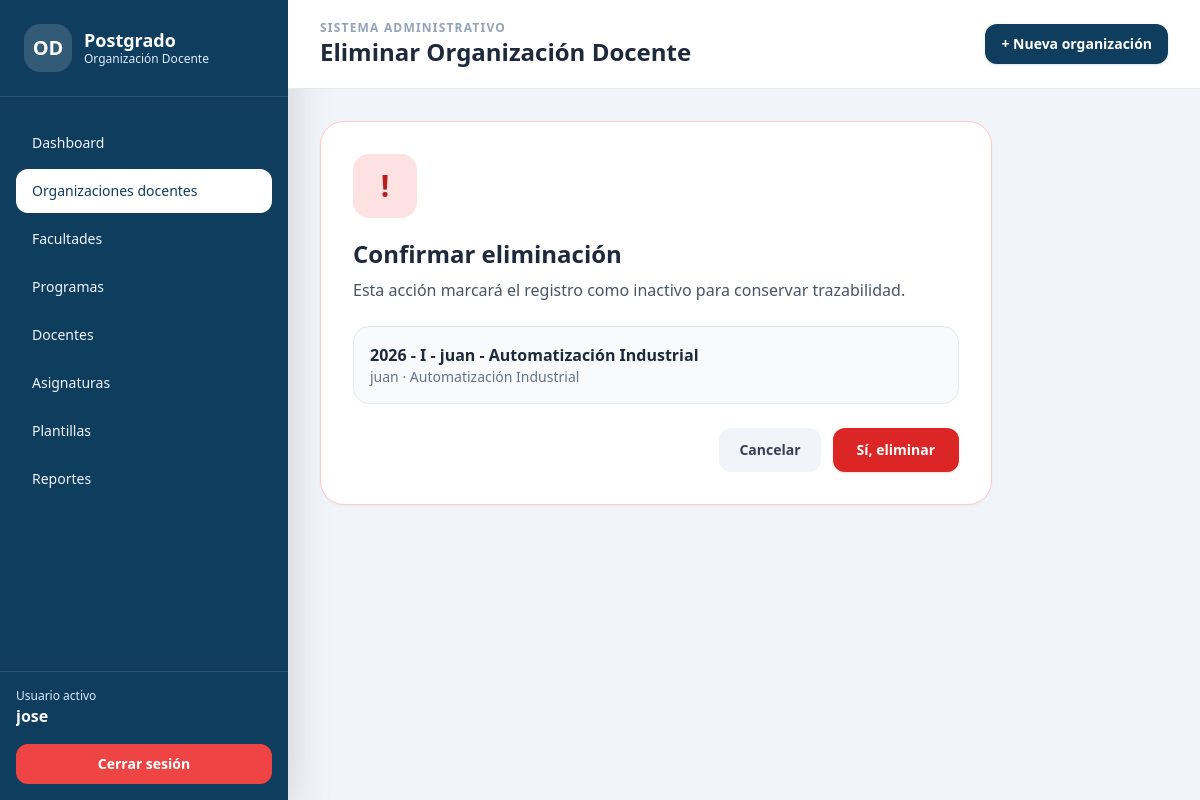
/organizaciones/3/eliminar/ (signed in), run on an earlier commit of the app's database.
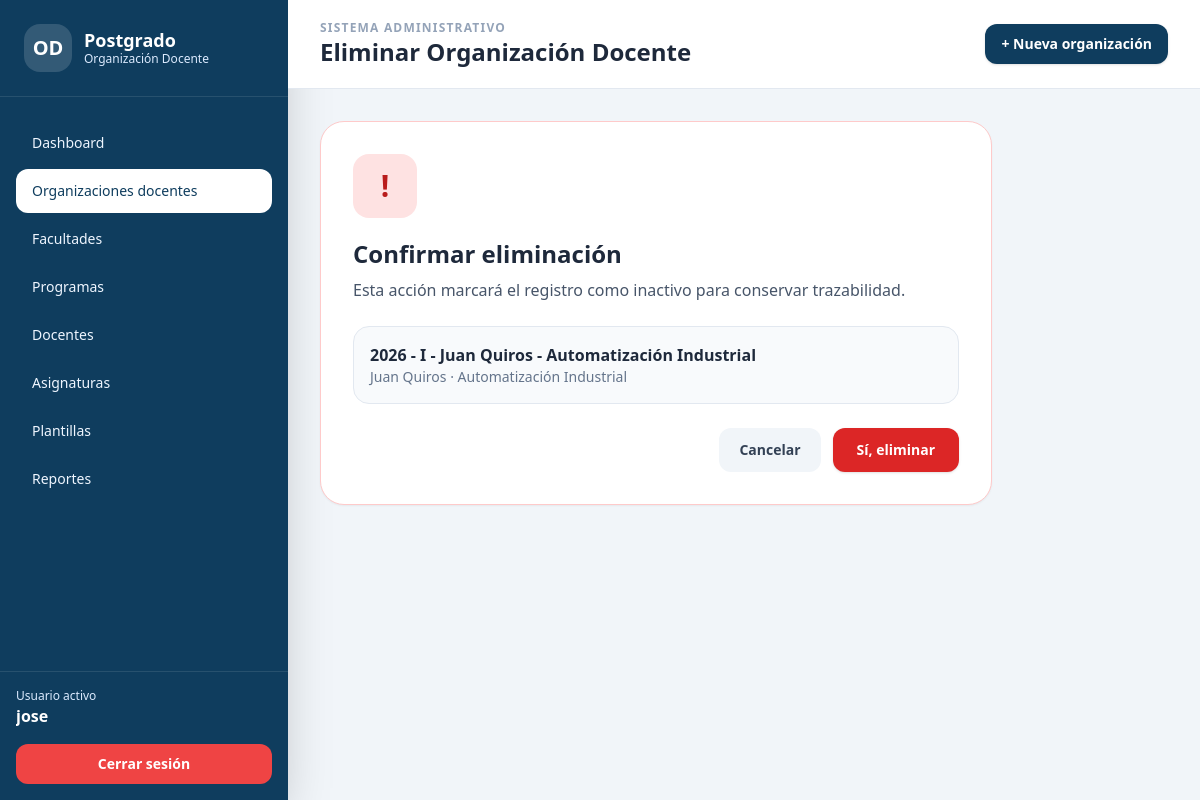
And on a later commit of the database.
### organizacion_docente/models.py (models this page shows, shortened)
class ModeloBase(models.Model):
    creado_en = models.DateTimeField(auto_now_add=True)
    actualizado_en = models.DateTimeField(auto_now=True)
    class Meta:
        abstract = True

class OrganizacionDocente(ModeloBase):
    SEMESTRE_CHOICES = [
        ("I", "I Semestre"),
        ("II", "II Semestre"),
        ("VERANO", "Verano"),
        ("ESPECIAL", "Periodo Especial"),
        ("C1", "I Cuatrimestre"),
        ("C2", "II Cuatrimestre"),
        ("C3", "III Cuatrimestre"),
    ]
    ESTADO_INFORME_PROGRAMA_CHOICES = [
        ("", "No incluir en informe"),
        ("CONTINUA", "Programa que continúa"),
        ("CULMINADO", "Programa culminado"),
        ("INICIADO", "Programa que inició"),
    ]
    numero_pago = models.CharField(
        max_length=50,
        blank=True,
        null=True,
        verbose_name="Número de pago"
    )
    docente = models.ForeignKey(
        Docente,
        on_delete=models.PROTECT,
        related_name="organizaciones",
        verbose_name="Docente"
    )
    cedula_docente = models.CharField(
        max_length=50,
        blank=True,
        null=True,
        verbose_name="Cédula del docente"
    )
    anio = models.PositiveIntegerField(
        verbose_name="Año académico"
    )
    semestre = models.CharField(
        max_length=20,
        choices=SEMESTRE_CHOICES,
        verbose_name="Semestre"
    )
    facultad = models.ForeignKey(
        Facultad,
        on_delete=models.PROTECT,
        related_name="organizaciones",
        verbose_name="Facultad"
    )
    programa = models.ForeignKey(
        ProgramaPostgrado,
        on_delete=models.PROTECT,
        related_name="organizaciones",
        verbose_name="Programa de postgrado"
    )
    grupo_aula = models.CharField(
        max_length=100,
        verbose_name="Grupo / Aula"
    )
    asignatura = models.ForeignKey(
        Asignatura,
        on_delete=models.PROTECT,
        related_name="organizaciones",
        verbose_name="Asignatura"
    )
    codigo_asignatura = models.CharField(
        max_length=50,
        blank=True,
        null=True,
        verbose_name="Código de asignatura"
    )
    codigo_horario = models.CharField(
        max_length=50,
        blank=True,
        null=True,
        verbose_name="Código de horario"
    )
    total_horas = models.DecimalField(
        max_digits=8,
        decimal_places=2,
        default=Decimal("0.00"),
        verbose_name="Total de horas"
    )
    fechas_clases = models.TextField(
        blank=True,
        null=True,
        verbose_name="Fechas de clases",
        help_text="Puede escribir las fechas separadas por coma, rango o descripción."
    )
    horario = models.TextField(
        blank=True,
        null=True,
        verbose_name="Horario"
    )
    fecha_matricula = models.DateField(
        blank=True,
        null=True,
        verbose_name="Fecha de matrícula"
    )
    fecha_matricula_texto = models.CharField(
        "Fecha de matrícula texto",
        max_length=255,
        blank=True,
        help_text="Ejemplo: 16 y 17 de junio, 2026",
    )
    primer_pago_texto = models.CharField(
        "Primer pago / Primer tercio",
        max_length=255,
        blank=True,
        help_text="Ejemplo: Del 17 al 30 de junio de 2026",
    )
    segundo_pago_texto = models.CharField(
        "Segundo pago / Segundo tercio",
        max_length=255,
        blank=True,
        help_text="Ejemplo: Del 1 al 15 de julio de 2026",
    )
    tercer_pago_texto = models.CharField(
        "Tercer pago / Tercer tercio",
        max_length=255,
        blank=True,
        help_text="Ejemplo: Del 16 al 27 de julio de 2026",
    )
    retiro_inclusion_texto = models.CharField(
        "Retiro/Inclusión de asignaturas",
        max_length=255,
        blank=True,
        help_text="Ejemplo: Del 22 al 28 de junio de 2026",
    )
    retiro_fuera_texto = models.CharField(
        "Retiro fuera del periodo",
        max_length=255,
        blank=True,
        help_text="Ejemplo: Del 29 de junio al 24 de julio de 2026",
    )
    cantidad_estudiantes_matriculados = models.PositiveIntegerField(
        default=0,
        verbose_name="Cantidad de estudiantes matriculados"
    )
    total_creditos = models.DecimalField(
        max_digits=6,
        decimal_places=2,
        default=Decimal("0.00"),
        verbose_name="Total de créditos"
    )
    total_laboratorio = models.DecimalField(
        max_digits=8,
        decimal_places=2,
        default=Decimal("0.00"),
        verbose_name="Total laboratorio"
    )
    total_no_exonerados = models.PositiveIntegerField(
        default=0,
        verbose_name="Total no exonerados"
    )
    cantidad_exoneracion_50 = models.PositiveIntegerField(
        default=0,
        verbose_name="Cantidad de estudiantes con exoneración del 50%"
    )
    cantidad_exoneracion_25 = models.PositiveIntegerField(
        default=0,
        verbose_name="Cantidad de estudiantes con exoneración del 25%"
    )
    ingreso_laboratorio = models.DecimalField(
        max_digits=12,
        decimal_places=2,
        default=Decimal("0.00"),
        verbose_name="Ingreso por laboratorio B/."
    )
    total_ingresos = models.DecimalField(
        max_digits=12,
        decimal_places=2,
        default=Decimal("0.00"),
        verbose_name="Total de ingresos"
    )
    pago_docente = models.DecimalField(
        max_digits=12,
        decimal_places=2,
        default=Decimal("0.00"),
        verbose_name="Pago del docente B/."
    )
    utilidad_neta = models.DecimalField(
        max_digits=12,
        decimal_places=2,
        default=Decimal("0.00"),
        verbose_name="Utilidad neta"
    )
    incluir_en_informe_programas = models.BooleanField(
        "Incluir en informe de programas",
        default=False,
        help_text="Marca esta opción si esta organización debe aparecer en el informe anual de programas.",
    )
    estado_informe_programa = models.CharField(
        "Estado del programa en el informe",
        max_length=20,
        choices=ESTADO_INFORME_PROGRAMA_CHOICES,
        blank=True,
        default="",
        help_text="Indica si el programa continúa, inició o culminó en el año del informe.",
    )
    matriculados_inicio_programa = models.PositiveIntegerField(
        "Matriculados al inicio del programa",
        null=True,
        blank=True,
        help_text="Ejemplo: cantidad de estudiantes con la que inició el grupo o cohorte.",
    )
    matriculados_actuales_programa = models.PositiveIntegerField(
        "Matriculados actualmente",
        null=True,
        blank=True,
        help_text="Si se deja vacío, se puede usar la cantidad de estudiantes matriculados de la organización docente.",
    )
    periodo_inicio_programa = models.CharField(
        "Periodo de inicio del programa",
        max_length=20,
        choices=SEMESTRE_CHOICES,
        blank=True,
        help_text="Periodo académico en que inició el programa o cohorte.",
    )
    periodo_finalizacion_programa = models.CharField(
        "Periodo de finalización del programa",
        max_length=20,
        choices=SEMESTRE_CHOICES,
        blank=True,
        help_text="Periodo académico estimado o real de finalización del programa.",
    )
    inicio_texto_programa = models.CharField(
        "Inicio texto para informe",
        max_length=255,
        blank=True,
        help_text="Ejemplo: I Semestre, 2025 (Mayo, 2025)",
    )
    finaliza_texto_programa = models.CharField(
        "Finaliza texto para informe",
        max_length=255,
        blank=True,
        help_text="Ejemplo: Verano, 2027 (Enero - Abril, 2027)",
    )
    observacion_informe_programa = models.CharField(
        "Observación para informe",
        max_length=255,
        blank=True,
        help_text="Ejemplo: ACTIVO, CULMINÓ, ACTIVO AL 2026",
    )
    observaciones = models.TextField(
        blank=True,
        null=True,
        verbose_name="Observaciones"
    )
    activo = models.BooleanField(
        default=True,
        verbose_name="Activo"
    )
    class Meta:
        verbose_name = "Organización Docente"
        verbose_name_plural = "Organizaciones Docentes"
        ordering = ["-anio", "semestre", "facultad__nombre", "programa__nombre"]
        indexes = [
            models.Index(fields=["anio", "semestre"]),
            models.Index(fields=["numero_pago"]),
            models.Index(fields=["cedula_docente"]),
        ]
    def __str__(self):
        return f"{self.anio} - {self.semestre} - {self.docente.nombre_completo} - {self.asignatura.nombre}"

class Docente(ModeloBase):
    facultad = models.ForeignKey(
        Facultad,
        on_delete=models.SET_NULL,
        blank=True,
        null=True,
        related_name="docentes",
        verbose_name="Facultad relacionada"
    )
    nombre_completo = models.CharField(
        max_length=200,
        verbose_name="Nombre completo"
    )
    cedula = models.CharField(
        max_length=50,
        unique=True,
        verbose_name="Cédula"
    )
    correo = models.EmailField(
        max_length=150,
        blank=True,
        null=True,
        verbose_name="Correo electrónico"
    )
    telefono = models.CharField(
        max_length=50,
        blank=True,
        null=True,
        verbose_name="Teléfono"
    )
    especialidad = models.CharField(
        max_length=200,
        blank=True,
        null=True,
        verbose_name="Especialidad"
    )
    activo = models.BooleanField(
        default=True,
        verbose_name="Activo"
    )
    class Meta:
        verbose_name = "Docente"
        verbose_name_plural = "Docentes"
        ordering = ["nombre_completo"]

class Asignatura(ModeloBase):
    programa = models.ForeignKey(
        ProgramaPostgrado,
        on_delete=models.PROTECT,
        related_name="asignaturas",
        verbose_name="Programa de postgrado"
    )
    nombre = models.CharField(
        max_length=255,
        verbose_name="Nombre de la asignatura"
    )
    codigo_asignatura = models.CharField(
        max_length=50,
        verbose_name="Código de asignatura"
    )
    codigo_horario = models.CharField(
        max_length=50,
        blank=True,
        null=True,
        verbose_name="Código de horario"
    )
    total_horas = models.DecimalField(
        max_digits=8,
        decimal_places=2,
        default=Decimal("0.00"),
        verbose_name="Total de horas"
    )
    total_creditos = models.DecimalField(
        max_digits=6,
        decimal_places=2,
        default=Decimal("0.00"),
        verbose_name="Total de créditos"
    )
    total_laboratorio = models.DecimalField(
        max_digits=8,
        decimal_places=2,
        default=Decimal("0.00"),
        verbose_name="Total de laboratorio"
    )
    activo = models.BooleanField(
        default=True,
        verbose_name="Activo"
    )
    class Meta:
        verbose_name = "Asignatura"
        verbose_name_plural = "Asignaturas"
        ordering = ["programa__nombre", "nombre"]
        constraints = [
            models.UniqueConstraint(
                fields=["programa", "codigo_asignatura"],
                name="codigo_asignatura_unico_por_programa"
            )
        ]

### organizacion_docente/views.py (the view, shortened to what this page needs)
@login_required
def organizacion_eliminar(request, pk):
    if not validar_permiso_eliminacion(request):
        return redirect("organizacion_detalle", pk=pk)
    organizacion = get_object_or_404(
        OrganizacionDocente,
        pk=pk,
        activo=True,
    )
    context = {
        "titulo": "Eliminar Organización Docente",
        "organizacion": organizacion,
    }
    return render(
        request,
        "organizacion_docente/confirm_delete.html",
        context
    )

### organizacion_docente/views.py (called while the page is built)
def es_administrador(user):
    return user.is_superuser or pertenece_a_grupo(user, "Administrador")

def puede_eliminar(user):
    return es_administrador(user)

def validar_permiso_eliminacion(request):
    if not puede_eliminar(request.user):
        messages.error(
            request,
            "No tienes permiso para eliminar registros."
        )
        return False
    return True

### templates/organizacion_docente/confirm_delete.html (shortened to what this page needs)
{% extends "base.html" %}
{% block header %}{{ titulo }}{% endblock %}
{% block content %}
<div class="max-w-2xl bg-white rounded-3xl border border-red-200 shadow-sm p-8">
    <div class="w-16 h-16 rounded-2xl bg-red-100 text-red-700 flex items-center justify-center text-3xl font-black mb-5">
        !
    </div>
    <h3 class="text-2xl font-black text-slate-800 mb-2">
        Confirmar eliminación
    </h3>
    <p class="text-slate-600 mb-6">
        Esta acción marcará el registro como inactivo para conservar trazabilidad.
    </p>
    <div class="rounded-2xl bg-slate-50 border border-slate-200 p-4 mb-6">
        {% if organizacion %}
            <p class="font-bold text-slate-800">{{ organizacion }}</p>
            <p class="text-sm text-slate-500">{{ organizacion.docente.nombre_completo }} · {{ organizacion.asignatura.nombre }}</p>
        {% else %}
            <p class="font-bold text-slate-800">{{ objeto }}</p>
        {% endif %}
    </div>
    <form method="post" class="flex items-center justify-end gap-3">
        {% if organizacion %}
            <a href="{% url 'organizacion_detalle' organizacion.pk %}"
               class="rounded-xl bg-slate-100 px-5 py-3 text-sm font-bold text-slate-700 hover:bg-slate-200">
                Cancelar
            </a>
        {% elif cancelar_url %}
            <a href="{% url cancelar_url %}"
               class="rounded-xl bg-slate-100 px-5 py-3 text-sm font-bold text-slate-700 hover:bg-slate-200">
                Cancelar
            </a>
        {% else %}
            <a href="javascript:history.back()"
               class="rounded-xl bg-slate-100 px-5 py-3 text-sm font-bold text-slate-700 hover:bg-slate-200">
                Cancelar
            </a>
        {% endif %}
        <button class="rounded-xl bg-red-600 px-6 py-3 text-sm font-bold text-white hover:bg-red-700 shadow">
            Sí, eliminar
        </button>
    </form>
</div>
{% endblock %}

What changed in the data, as far as the page shows it:
changed through a linked row, OrganizacionDocente "Automatización Industrial": anio+semestre+docente "2026 - I - juan - Automatización Industrial" → "2026 - I - Juan Quiros - Automatización Industrial"; docente.nombre_completo "juan" → "Juan Quiros"
